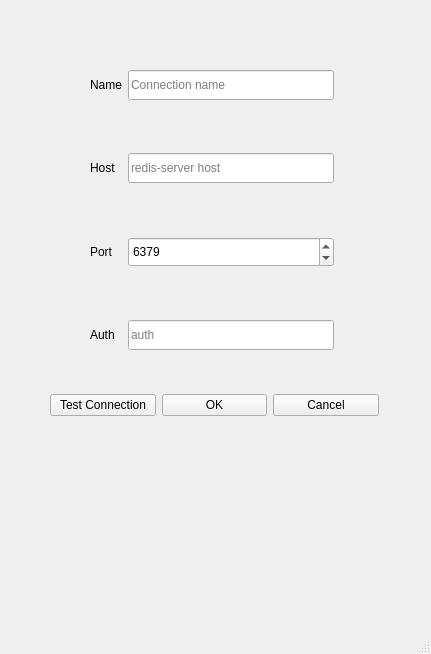
<?xml version="1.0" encoding="UTF-8"?>
<ui version="4.0">
 <class>Connection</class>
 <widget class="QMainWindow" name="Connection">
  <property name="geometry">
   <rect>
    <x>0</x>
    <y>0</y>
    <width>431</width>
    <height>654</height>
   </rect>
  </property>
  <property name="windowTitle">
   <string>MainWindow</string>
  </property>
  <widget class="QWidget" name="centralwidget">
   <widget class="QWidget" name="layoutWidget">
    <property name="geometry">
     <rect>
      <x>90</x>
      <y>70</y>
      <width>244</width>
      <height>280</height>
     </rect>
    </property>
    <layout class="QHBoxLayout" name="horizontalLayout">
     <item>
      <layout class="QVBoxLayout" name="verticalLayout_2">
       <item>
        <widget class="QLabel" name="label">
         <property name="minimumSize">
          <size>
           <width>30</width>
           <height>30</height>
          </size>
         </property>
         <property name="text">
          <string>Name</string>
         </property>
        </widget>
       </item>
       <item>
        <spacer name="verticalSpacer">
         <property name="orientation">
          <enum>Qt::Vertical</enum>
         </property>
         <property name="sizeHint" stdset="0">
          <size>
           <width>20</width>
           <height>40</height>
          </size>
         </property>
        </spacer>
       </item>
       <item>
        <widget class="QLabel" name="label_2">
         <property name="minimumSize">
          <size>
           <width>30</width>
           <height>30</height>
          </size>
         </property>
         <property name="text">
          <string>Host</string>
         </property>
        </widget>
       </item>
       <item>
        <spacer name="verticalSpacer_2">
         <property name="orientation">
          <enum>Qt::Vertical</enum>
         </property>
         <property name="sizeHint" stdset="0">
          <size>
           <width>20</width>
           <height>40</height>
          </size>
         </property>
        </spacer>
       </item>
       <item>
        <widget class="QLabel" name="label_3">
         <property name="minimumSize">
          <size>
           <width>30</width>
           <height>30</height>
          </size>
         </property>
         <property name="text">
          <string>Port</string>
         </property>
        </widget>
       </item>
       <item>
        <spacer name="verticalSpacer_3">
         <property name="orientation">
          <enum>Qt::Vertical</enum>
         </property>
         <property name="sizeHint" stdset="0">
          <size>
           <width>20</width>
           <height>40</height>
          </size>
         </property>
        </spacer>
       </item>
       <item>
        <widget class="QLabel" name="label_4">
         <property name="minimumSize">
          <size>
           <width>30</width>
           <height>30</height>
          </size>
         </property>
         <property name="text">
          <string>Auth</string>
         </property>
        </widget>
       </item>
      </layout>
     </item>
     <item>
      <layout class="QVBoxLayout" name="verticalLayout">
       <item>
        <widget class="QLineEdit" name="name_input">
         <property name="minimumSize">
          <size>
           <width>200</width>
           <height>30</height>
          </size>
         </property>
         <property name="text">
          <string/>
         </property>
         <property name="placeholderText">
          <string>Connection name</string>
         </property>
        </widget>
       </item>
       <item>
        <spacer name="verticalSpacer_4">
         <property name="orientation">
          <enum>Qt::Vertical</enum>
         </property>
         <property name="sizeHint" stdset="0">
          <size>
           <width>20</width>
           <height>40</height>
          </size>
         </property>
        </spacer>
       </item>
       <item>
        <widget class="QLineEdit" name="host_input">
         <property name="minimumSize">
          <size>
           <width>200</width>
           <height>30</height>
          </size>
         </property>
         <property name="text">
          <string/>
         </property>
         <property name="placeholderText">
          <string>redis-server host</string>
         </property>
        </widget>
       </item>
       <item>
        <spacer name="verticalSpacer_5">
         <property name="orientation">
          <enum>Qt::Vertical</enum>
         </property>
         <property name="sizeHint" stdset="0">
          <size>
           <width>20</width>
           <height>40</height>
          </size>
         </property>
        </spacer>
       </item>
       <item>
        <widget class="QSpinBox" name="port_input">
         <property name="minimumSize">
          <size>
           <width>200</width>
           <height>30</height>
          </size>
         </property>
         <property name="maximum">
          <number>99999</number>
         </property>
         <property name="value">
          <number>6379</number>
         </property>
        </widget>
       </item>
       <item>
        <spacer name="verticalSpacer_6">
         <property name="orientation">
          <enum>Qt::Vertical</enum>
         </property>
         <property name="sizeHint" stdset="0">
          <size>
           <width>20</width>
           <height>40</height>
          </size>
         </property>
        </spacer>
       </item>
       <item>
        <widget class="QLineEdit" name="auth_input">
         <property name="minimumSize">
          <size>
           <width>200</width>
           <height>30</height>
          </size>
         </property>
         <property name="text">
          <string/>
         </property>
         <property name="placeholderText">
          <string>auth</string>
         </property>
        </widget>
       </item>
      </layout>
     </item>
    </layout>
   </widget>
   <widget class="QWidget" name="layoutWidget">
    <property name="geometry">
     <rect>
      <x>50</x>
      <y>390</y>
      <width>329</width>
      <height>30</height>
     </rect>
    </property>
    <layout class="QHBoxLayout" name="horizontalLayout_2">
     <item>
      <widget class="QPushButton" name="test_connection_button">
       <property name="text">
        <string>Test Connection</string>
       </property>
      </widget>
     </item>
     <item>
      <widget class="QPushButton" name="save_button">
       <property name="text">
        <string>OK</string>
       </property>
      </widget>
     </item>
     <item>
      <widget class="QPushButton" name="cancel_button">
       <property name="text">
        <string>Cancel</string>
       </property>
      </widget>
     </item>
    </layout>
   </widget>
  </widget>
  <widget class="QMenuBar" name="menubar">
   <property name="geometry">
    <rect>
     <x>0</x>
     <y>0</y>
     <width>431</width>
     <height>26</height>
    </rect>
   </property>
  </widget>
  <widget class="QStatusBar" name="statusbar"/>
 </widget>
 <resources/>
 <connections>
  <connection>
   <sender>cancel_button</sender>
   <signal>clicked()</signal>
   <receiver>Connection</receiver>
   <slot>close()</slot>
   <hints>
    <hint type="sourcelabel">
     <x>346</x>
     <y>391</y>
    </hint>
    <hint type="destinationlabel">
     <x>310</x>
     <y>494</y>
    </hint>
   </hints>
  </connection>
 </connections>
</ui>
